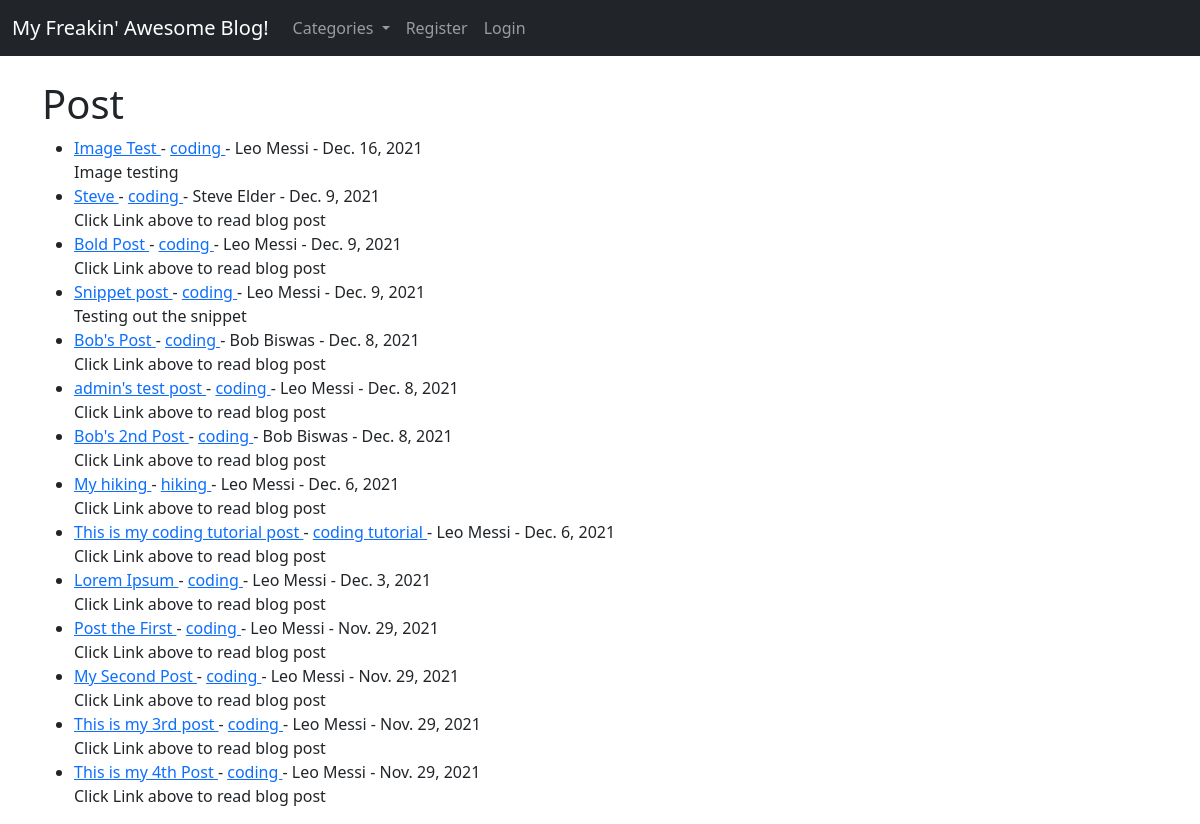
The page / on the database its author committed.
### theblog/models.py (models this page shows, shortened)
class Post(models.Model):
    title = models.CharField(max_length=255)
    header_image = models.ImageField(null=True, blank=True, upload_to="images/")
    title_tag = models.CharField(max_length=255)
    author = models.ForeignKey(User, on_delete=models.CASCADE)
    body = RichTextField(blank=True, null=True)
    post_date = models.DateField(auto_now_add=True)
    category = models.CharField(max_length=255, default='coding')
    snippet = models.CharField(max_length=255)
    likes = models.ManyToManyField(User, related_name='blog_post')

### theblog/views.py (the view)
# urls.py: path('', HomeView.as_view(), name="home"),
class HomeView(ListView):
    model = Post
    template_name = 'home.html'
    cats = Category.objects.all()
    ordering = ['-post_date']
    def get_context_data(self, *args, **kwargs):
        cat_menu = Category.objects.all()
        context = super(HomeView, self).get_context_data(*args, **kwargs)
        context["cat_menu"] = cat_menu
        return context

### theblog/models.py (called while the page is built)
    def __str__(self):
        return self.name

### theblog/templates/home.html (shortened to what this page needs)
{% extends 'base.html' %}
{% block content %}
<h1>Post</h1>
<ul>
    {% for post in object_list %}
    <li><a href="{% url 'article-detail' post.pk %}">
        {{ post.title }} </a>-
       <a href="{% url 'category' post.category|slugify %}">{{ post.category }} </a>-
        {{ post.author.first_name }}
        {{ post.author.last_name }} -
        {{ post.post_date }}
        <br/>
        {{ post.snippet }}
        </li>
    {% endfor %}
</ul>
{% endblock %}

### theblog/templates/base.html (shortened to what this page needs)
<!doctype html>
<html lang="en">
  <head>
    <link href="https://cdn.jsdelivr.net/npm/bootstrap@5.1.3/dist/css/bootstrap.min.css" rel="stylesheet">
  </head>
  <body>
    <nav class="navbar navbar-expand-lg navbar-dark bg-dark">
      <div class="container-fluid">
        <a class="navbar-brand" href="{% url 'home' %}">My Freakin' Awesome Blog!</a>
        <div class="collapse navbar-collapse" id="navbarSupportedContent">
          <ul class="navbar-nav me-auto mb-2 mb-lg-0">
            {% if cat_menu %}
            <li class="nav-item dropdown">
            <a class="nav-link dropdown-toggle" href="#" id="navbarDropdown" role="button" data-bs-toggle="dropdown" aria-expanded="false">
              Categories
            </a>
            </li>
            {% else %}
            <li class="nav-item">
                <a class="nav-link" href="{% url 'category-list' %}">Categories</a>
            </li>
            {% endif %}
            {% if user.is_authenticated %}
              <li class="nav-item">
                <a class="nav-link" href="{% url 'add_post' %}">Add Post</a>
              </li>
              <li class="nav-item">
                <a class="nav-link" href="{% url 'add_category' %}">Add Category</a>
              </li>
            {% else %}
              <li class="nav-item">
                <a class="nav-link" href="{% url 'register' %}">Register</a>
              </li>
              <li class="nav-item">
                <a class="nav-link" href="{% url 'login' %}">Login</a>
              </li>
            {% endif %}
          </ul>
        </div>
      </div>
    </nav>
    <br>
    <div class="container">
      {% block content %}
      {% endblock %}
    </div>
  </body>
</html>

### rows shown on the page
Post: title "Image Test", category "coding", author.first_name "Leo", author.last_name "Messi", post_date "Dec. 16, 2021", snippet "Image testing"
Post: title "Steve", category "coding", author.first_name "Steve", author.last_name "Elder", post_date "Dec. 9, 2021", snippet "Click Link above to read blog post"
Post: title "Bold Post", category "coding", author.first_name "Leo", author.last_name "Messi", post_date "Dec. 9, 2021", snippet "Click Link above to read blog post"
Post: title "Snippet post", category "coding", author.first_name "Leo", author.last_name "Messi", post_date "Dec. 9, 2021", snippet "Testing out the snippet"
Post: title "Bob's Post", category "coding", author.first_name "Bob", author.last_name "Biswas", post_date "Dec. 8, 2021", snippet "Click Link above to read blog post"
Post: title "admin's test post", category "coding", author.first_name "Leo", author.last_name "Messi", post_date "Dec. 8, 2021", snippet "Click Link above to read blog post"
Post: title "Bob's 2nd Post", category "coding", author.first_name "Bob", author.last_name "Biswas", post_date "Dec. 8, 2021", snippet "Click Link above to read blog post"
Post: title "My hiking", category "hiking", author.first_name "Leo", author.last_name "Messi", post_date "Dec. 6, 2021", snippet "Click Link above to read blog post"
Post: title "This is my coding tutorial post", category "coding tutorial", author.first_name "Leo", author.last_name "Messi", post_date "Dec. 6, 2021", snippet "Click Link above to read blog post"
Post: title "Lorem Ipsum", category "coding", author.first_name "Leo", author.last_name "Messi", post_date "Dec. 3, 2021", snippet "Click Link above to read blog post"
Post: title "Post the First", category "coding", author.first_name "Leo", author.last_name "Messi", post_date "Nov. 29, 2021", snippet "Click Link above to read blog post"
Post: title "My Second Post", category "coding", author.first_name "Leo", author.last_name "Messi", post_date "Nov. 29, 2021", snippet "Click Link above to read blog post"
Post: title "This is my 3rd post", category "coding", author.first_name "Leo", author.last_name "Messi", post_date "Nov. 29, 2021", snippet "Click Link above to read blog post"
Post: title "This is my 4th Post", category "coding", author.first_name "Leo", author.last_name "Messi", post_date "Nov. 29, 2021", snippet "Click Link above to read blog post"
